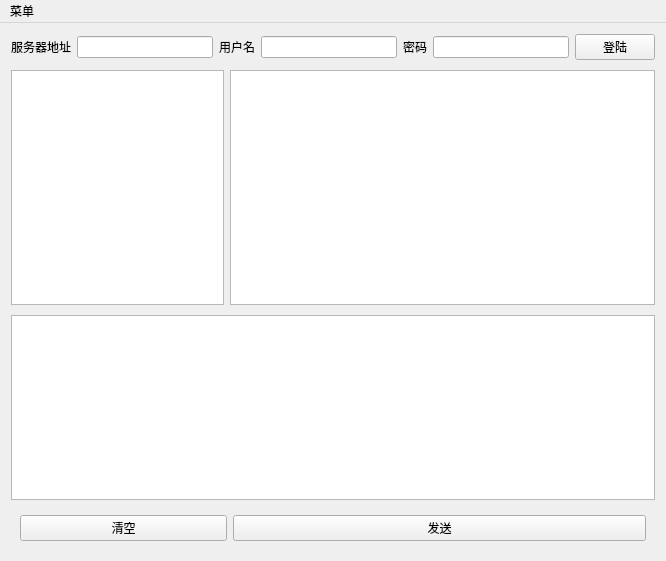
<?xml version="1.0" encoding="UTF-8"?>
<ui version="4.0">
 <class>MainWindow</class>
 <widget class="QMainWindow" name="MainWindow">
  <property name="geometry">
   <rect>
    <x>0</x>
    <y>0</y>
    <width>666</width>
    <height>561</height>
   </rect>
  </property>
  <property name="sizePolicy">
   <sizepolicy hsizetype="Expanding" vsizetype="Expanding">
    <horstretch>0</horstretch>
    <verstretch>0</verstretch>
   </sizepolicy>
  </property>
  <property name="windowTitle">
   <string>基于公钥加密的即时通讯系统-客户端</string>
  </property>
  <widget class="QWidget" name="centralwidget">
   <property name="sizePolicy">
    <sizepolicy hsizetype="Expanding" vsizetype="Expanding">
     <horstretch>0</horstretch>
     <verstretch>0</verstretch>
    </sizepolicy>
   </property>
   <layout class="QGridLayout" name="gridLayout">
    <item row="2" column="0">
     <widget class="QWidget" name="widget_2" native="true">
      <property name="sizePolicy">
       <sizepolicy hsizetype="Expanding" vsizetype="Expanding">
        <horstretch>1</horstretch>
        <verstretch>10</verstretch>
       </sizepolicy>
      </property>
      <layout class="QHBoxLayout" name="horizontalLayout_2">
       <property name="spacing">
        <number>6</number>
       </property>
       <property name="leftMargin">
        <number>2</number>
       </property>
       <property name="topMargin">
        <number>2</number>
       </property>
       <property name="rightMargin">
        <number>2</number>
       </property>
       <property name="bottomMargin">
        <number>2</number>
       </property>
       <item>
        <widget class="QListWidget" name="friendList">
         <property name="sizePolicy">
          <sizepolicy hsizetype="Expanding" vsizetype="Expanding">
           <horstretch>1</horstretch>
           <verstretch>4</verstretch>
          </sizepolicy>
         </property>
         <property name="viewMode">
          <enum>QListView::ListMode</enum>
         </property>
        </widget>
       </item>
       <item>
        <widget class="QListWidget" name="messageList">
         <property name="sizePolicy">
          <sizepolicy hsizetype="Expanding" vsizetype="Expanding">
           <horstretch>2</horstretch>
           <verstretch>4</verstretch>
          </sizepolicy>
         </property>
        </widget>
       </item>
      </layout>
     </widget>
    </item>
    <item row="3" column="0">
     <widget class="QWidget" name="widget_3" native="true">
      <property name="sizePolicy">
       <sizepolicy hsizetype="Expanding" vsizetype="Expanding">
        <horstretch>1</horstretch>
        <verstretch>10</verstretch>
       </sizepolicy>
      </property>
      <layout class="QVBoxLayout" name="verticalLayout">
       <property name="leftMargin">
        <number>2</number>
       </property>
       <property name="topMargin">
        <number>2</number>
       </property>
       <property name="rightMargin">
        <number>2</number>
       </property>
       <property name="bottomMargin">
        <number>2</number>
       </property>
       <item>
        <widget class="QTextEdit" name="sendText">
         <property name="sizePolicy">
          <sizepolicy hsizetype="Expanding" vsizetype="Expanding">
           <horstretch>0</horstretch>
           <verstretch>1</verstretch>
          </sizepolicy>
         </property>
        </widget>
       </item>
       <item>
        <widget class="QWidget" name="widget_4" native="true">
         <layout class="QHBoxLayout" name="horizontalLayout_3">
          <item>
           <widget class="QPushButton" name="clearButton">
            <property name="sizePolicy">
             <sizepolicy hsizetype="Expanding" vsizetype="Expanding">
              <horstretch>1</horstretch>
              <verstretch>0</verstretch>
             </sizepolicy>
            </property>
            <property name="text">
             <string>清空</string>
            </property>
            <property name="autoDefault">
             <bool>false</bool>
            </property>
            <property name="default">
             <bool>false</bool>
            </property>
            <property name="flat">
             <bool>false</bool>
            </property>
           </widget>
          </item>
          <item>
           <widget class="QPushButton" name="sendButton">
            <property name="sizePolicy">
             <sizepolicy hsizetype="Expanding" vsizetype="Expanding">
              <horstretch>2</horstretch>
              <verstretch>0</verstretch>
             </sizepolicy>
            </property>
            <property name="text">
             <string>发送</string>
            </property>
           </widget>
          </item>
         </layout>
        </widget>
       </item>
      </layout>
     </widget>
    </item>
    <item row="1" column="0">
     <widget class="QWidget" name="widget" native="true">
      <property name="sizePolicy">
       <sizepolicy hsizetype="Expanding" vsizetype="Expanding">
        <horstretch>1</horstretch>
        <verstretch>1</verstretch>
       </sizepolicy>
      </property>
      <layout class="QHBoxLayout" name="horizontalLayout">
       <property name="leftMargin">
        <number>2</number>
       </property>
       <property name="topMargin">
        <number>2</number>
       </property>
       <property name="rightMargin">
        <number>2</number>
       </property>
       <property name="bottomMargin">
        <number>2</number>
       </property>
       <item>
        <widget class="QLabel" name="label">
         <property name="text">
          <string>服务器地址</string>
         </property>
        </widget>
       </item>
       <item>
        <widget class="QLineEdit" name="serverAddressEdit"/>
       </item>
       <item>
        <widget class="QLabel" name="label_2">
         <property name="text">
          <string>用户名</string>
         </property>
        </widget>
       </item>
       <item>
        <widget class="QLineEdit" name="userEdit"/>
       </item>
       <item>
        <widget class="QLabel" name="label_3">
         <property name="text">
          <string>密码</string>
         </property>
        </widget>
       </item>
       <item>
        <widget class="QLineEdit" name="passwordEdit">
         <property name="echoMode">
          <enum>QLineEdit::Password</enum>
         </property>
        </widget>
       </item>
       <item>
        <widget class="QPushButton" name="loginButton">
         <property name="text">
          <string>登陆</string>
         </property>
        </widget>
       </item>
      </layout>
     </widget>
    </item>
   </layout>
  </widget>
  <widget class="QMenuBar" name="menuBar">
   <property name="geometry">
    <rect>
     <x>0</x>
     <y>0</y>
     <width>666</width>
     <height>23</height>
    </rect>
   </property>
   <widget class="QMenu" name="menu">
    <property name="title">
     <string>菜单</string>
    </property>
    <addaction name="addFriendAction"/>
   </widget>
   <addaction name="menu"/>
  </widget>
  <action name="addFriendAction">
   <property name="text">
    <string>增加好友</string>
   </property>
  </action>
 </widget>
 <resources/>
 <connections>
  <connection>
   <sender>clearButton</sender>
   <signal>clicked()</signal>
   <receiver>sendText</receiver>
   <slot>clear()</slot>
   <hints>
    <hint type="sourcelabel">
     <x>115</x>
     <y>540</y>
    </hint>
    <hint type="destinationlabel">
     <x>104</x>
     <y>456</y>
    </hint>
   </hints>
  </connection>
 </connections>
</ui>
